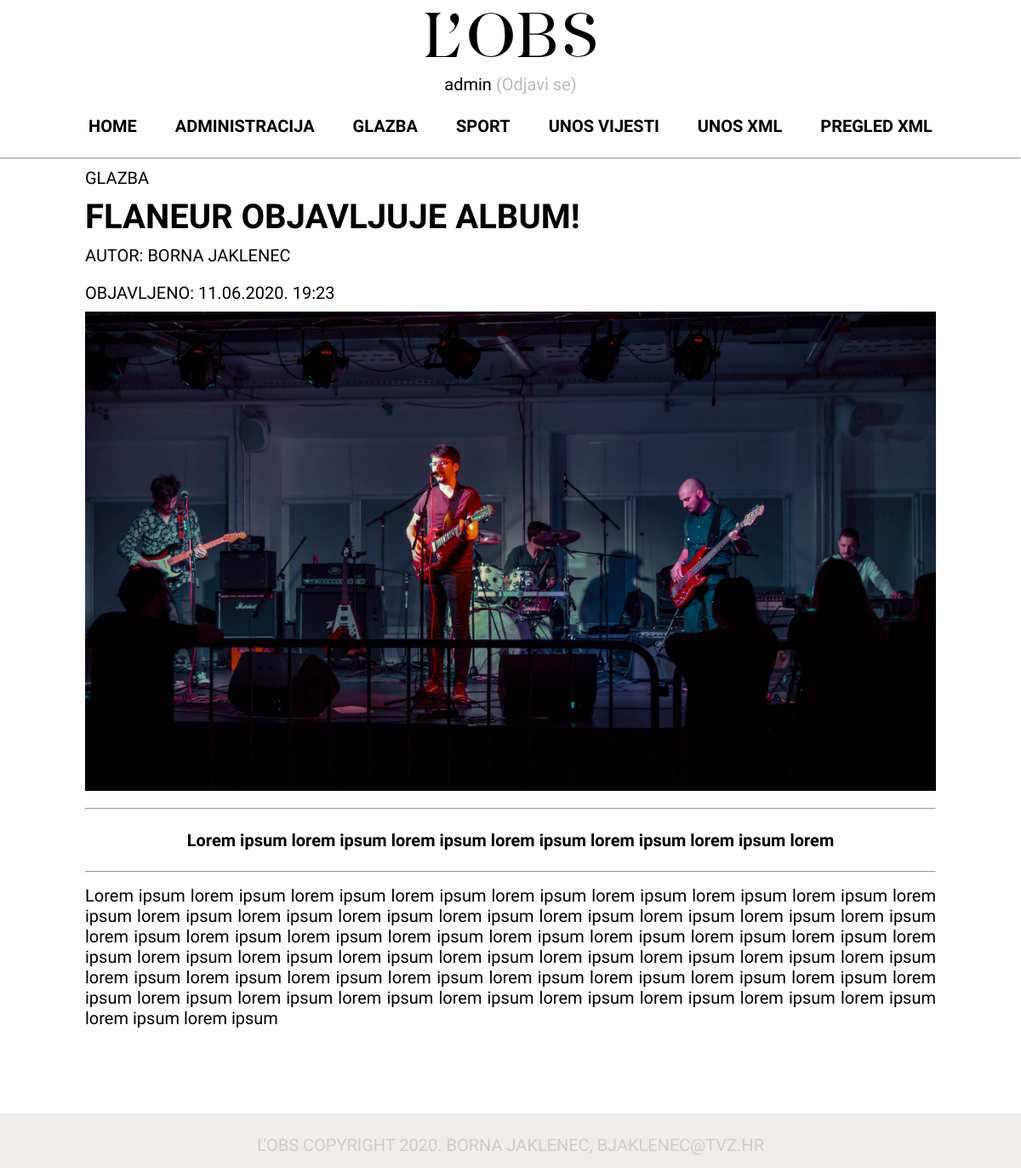
Page /clanak.php?id=34 (signed in) on the committed database.
### tables this page shows
CREATE TABLE `clanci` (
  `id` int(11) NOT NULL,
  `datum` varchar(32) NOT NULL,
  `naslov` varchar(64) NOT NULL,
  `sazetak` text NOT NULL,
  `tekst` text NOT NULL,
  `slika` varchar(64) NOT NULL,
  `kategorija` varchar(32) NOT NULL,
  `arhiva` tinyint(1) NOT NULL,
  `autor` varchar(60) NOT NULL
);

### clanak.php (the view, shortened to what this page needs)
<?php
    $dbc = mysqli_connect('localhost', 'root', '', 'lobs');
?>
<!DOCTYPE html>
<html lang="en">
<head>
    <link rel="stylesheet" href="style.css">
    <link rel="stylesheet" href="https://cdnjs.cloudflare.com/ajax/libs/font-awesome/4.7.0/css/font-awesome.min.css">
</head>
<body>
    <header>
        <div class="clearfix">
            <div class="logo">
                <a href="index.php">
                    <img src="img/logo.svg" style="width: 200px;" alt="">
                </a>
            </div>
            <p style="text-align: center;"><?php echo $_SESSION['user']; ?>
                <a href="logout.php" style="text-decoration: none; color:#b9b9b9;">(Odjavi se)</a>
            </p>
            <nav>
                <ul>
                    <div class="topnav" id="myTopnav">
                        <li><a href="index.php">HOME</a></li>
                        <li><a href="administracija.php">ADMINISTRACIJA</a></li>
                        <li><a href="kategorija.php?id=Glazba" class="">GLAZBA</a></li>
                        <li><a href="kategorija.php?id=Sport">SPORT</a></li>
                        <li><a href="unos_vijesti.php">UNOS VIJESTI</a></li>
                        <li><a href="xml-projekt.php">UNOS XML</a></li>
                        <li><a target="_blank" href="Albumi.xml">PREGLED
                                XML</a></li>
                    </div>
                </ul>
            </nav>
        </div>
    </header>
    <hr>
    <main>
        <div class="wrapper">
            <?php
                $id = $_GET['id'];
                $query = "SELECT * FROM clanci WHERE id = $id";
                $result = mysqli_query($dbc, $query);
                while($row = mysqli_fetch_array($result)){
                    echo '<p class="kategorija">
                <span>'.$row['kategorija'].'</span></p>
            <h1 class="naslov_clanak">'.$row['naslov'].'</h1>
            <p class="info">AUTOR: '.$row['autor'].'</p>
            <p class="info">OBJAVLJENO: '.$row['datum'].'</p>
            <section class="slika_clanak">
               <img style="width:100%;" src="' . UPLPATH . $row['slika']. '">
            </section>
            <section class="sazetak">
                <hr>
                <br>
                <p style="text-align: center;">
                    '.$row['sazetak'].'
                </p>
                <br>
                <hr>
            </section>
            <section class="tekst_clanak">
                <p style="text-align: justify;">
                    '.$row['tekst'].'
                </p>
            </section>';
            }
            ;?>
        </div>
    </main>
    <footer>
        <p>L'Obs copyright 2020. Borna Jaklenec, bjaklenec@tvz.hr</p>
    </footer>
</body>
</html>

### style.css (style rules this page uses)
* { margin: 0; padding: 0; box-sizing: border-box; font-family: 'Barlow Condensed', sans-serif; font-size: 20px; }
.clearfix::after { content: ""; clear: both; display: table; }
.wrapper { width: 100%; margin: 0 auto; max-width: 1000px; }
nav { margin: 0 auto; text-align: center; padding: 25px 0; text-transform: uppercase; }
nav ul { list-style: none; margin: 0; padding: 0; overflow: hidden; }
nav li { display: inline; font-weight: bold; }
nav a { text-decoration: none; color: black; padding: 0px 20px; }
.logo { margin: 0 auto; text-align: center; padding: 15px 0px; }
footer { text-align: center; padding: 15px 0px; color: #d1caca; background-color: #f1ecec; }
footer p { padding-top: 10px; font-weight: 400; text-transform: uppercase; }
.info { padding: 10px 0px; text-transform: uppercase; }
.kategorija { padding: 10px 0; text-transform: uppercase; }
.naslov_clanak { text-transform: uppercase; font-size: 40px; }
.sazetak { font-weight: 600; padding: 15px 0; }
.tekst_clanak { text-align: left; padding-bottom: 100px; font-size: 25px; }

### rows in the picture
clanci: kategorija "GLAZBA", naslov "FLANEUR OBJAVLJUJE ALBUM!", autor "BORNA JAKLENEC", datum "11.06.2020. 19:23", slika (picture), sazetak "Lorem ipsum lorem ipsum lorem ipsum lorem ipsum lorem ipsum lorem ipsum lorem", tekst "Lorem ipsum lorem ipsum lorem ipsum lorem ipsum lorem ipsum lorem ipsum lorem ipsum lorem ipsum lorem ipsum lorem ipsum lorem ipsum lorem ipsum lorem ipsum lorem ipsum lorem ipsum lorem ipsum lorem ipsum lorem ipsum lorem ipsum lorem ipsum lorem ipsum lorem ipsum lorem ipsum lorem ipsum lorem ipsum lorem ipsum lorem ipsum lorem ipsum lorem ipsum lorem ipsum lorem ipsum lorem ipsum lorem ipsum lorem ipsum lorem ipsum lorem ipsum lorem ipsum lorem ipsum lorem ipsum lorem ipsum lorem ipsum lorem ipsum lorem ipsum lorem ipsum lorem ipsum lorem ipsum lorem ipsum lorem ipsum lorem ipsum lorem ipsum lorem ipsum lorem ipsum lorem ipsum"

### other values in the picture
$_SESSION['user'] "admin"
